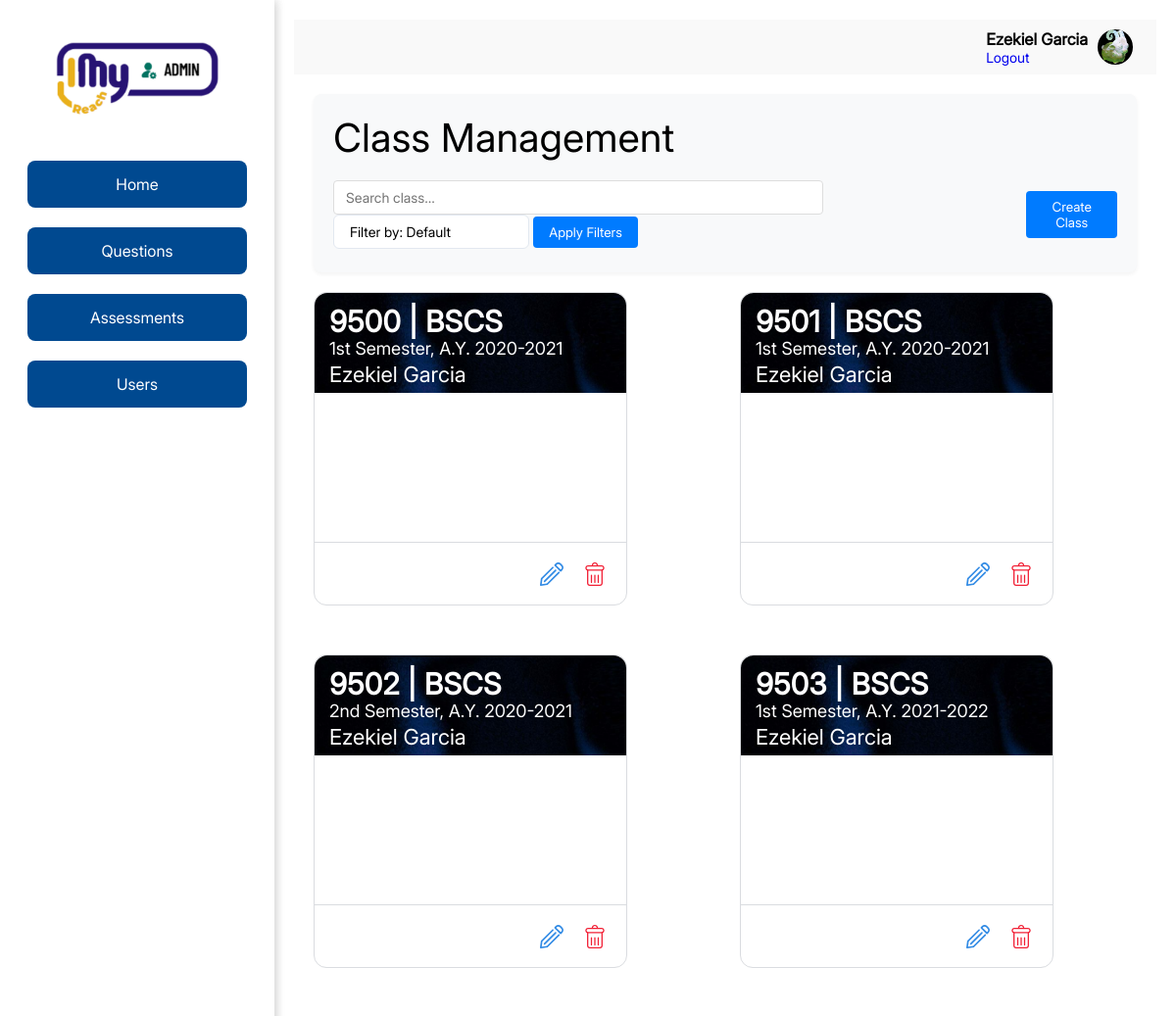
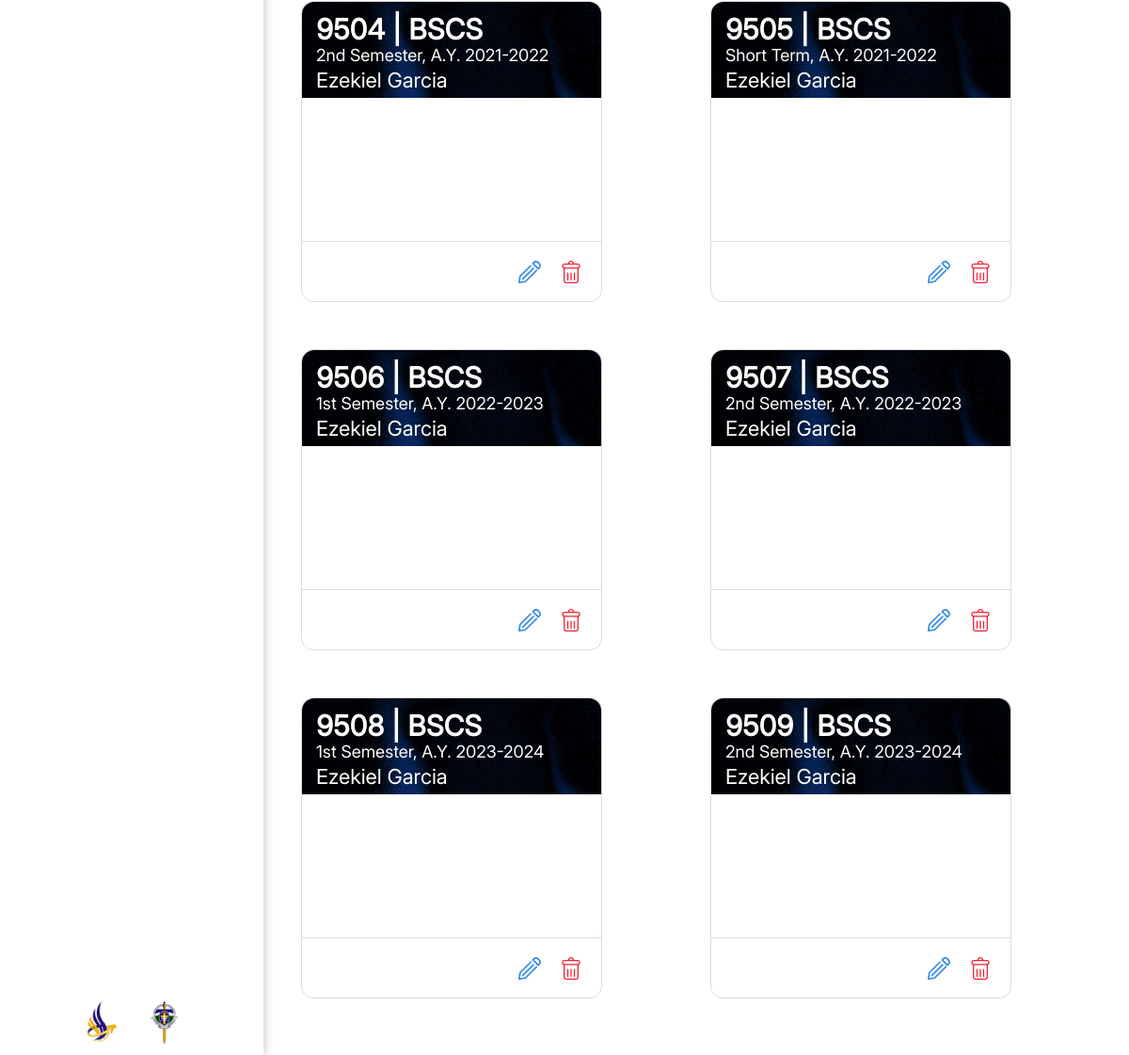
/classes.php (signed in), run on the app's committed database (2 pictures, top to bottom).
### tables this page shows
CREATE TABLE IF NOT EXISTS `classes` (
  `id` int NOT NULL AUTO_INCREMENT,
  `class_code` varchar(20) NOT NULL,
  `program_id` int DEFAULT NULL,
  `faculty_id` int DEFAULT NULL,
  `sem` tinyint DEFAULT NULL,
  `AY` varchar(9) DEFAULT NULL,
  PRIMARY KEY (`id`),
  UNIQUE KEY `class_code` (`class_code`),
  UNIQUE KEY `idx_class_code` (`class_code`),
  KEY `program_id` (`program_id`),
  KEY `faculty_id` (`faculty_id`)
);

CREATE TABLE IF NOT EXISTS `programs` (
  `id` int NOT NULL AUTO_INCREMENT,
  `name` varchar(100) NOT NULL,
  PRIMARY KEY (`id`)
);

CREATE TABLE IF NOT EXISTS `users` (
  `id` int NOT NULL AUTO_INCREMENT,
  `password` varchar(255) NOT NULL,
  `email` varchar(100) NOT NULL,
  `first_name` varchar(50) NOT NULL,
  `last_name` varchar(50) NOT NULL,
  `user_type` enum('Student','Faculty','Admin') NOT NULL,
  PRIMARY KEY (`id`),
  UNIQUE KEY `email` (`email`)
);

### php/class-queries/get_classes.php (the view, shortened to what this page needs)
<?php
include('php/db.php');
function getClasses() {
    $search = isset($_GET['search']) ? trim($_GET['search']) : null;
    $semester = isset($_GET['semester']) && is_numeric($_GET['semester']) ? intval($_GET['semester']) : null;
    if ($_SESSION['user_type'] === 'Faculty' || $_SESSION['user_type'] === 'Admin') {
        return getFacultyClasses($search, $semester);
    } elseif ($_SESSION['user_type'] === 'Student') {
        return getStudentClasses($search,$semester);
    }
    return array();
}
function getFacultyClasses($search = null, $semester = null) {
    global $conn;
    $faculty_id = $_SESSION['user_id'];
    $sql = "SELECT c.id, c.class_code, c.sem, c.AY,
                p.name as program_name,
                u.first_name, u.last_name
            FROM classes c
            LEFT JOIN programs p ON c.program_id = p.id
            LEFT JOIN users u ON c.faculty_id = u.id
            WHERE c.faculty_id = ?";
    $params = ["i", $faculty_id];
    $stmt = $conn->prepare($sql);
    $stmt->bind_param(...$params);
    $stmt->execute();
    $result = $stmt->get_result();
    return $result->fetch_all(MYSQLI_ASSOC);
}
function getSemesterText($sem) {
    switch($sem) {
        case 1:
            return "1st Semester";
        case 2:
            return "2nd Semester";
        case 3:
            return "Short Term";
    }
}
function displayClasses($classes) {
    $user_type = $_SESSION['user_type'];
    $background_image = '';
    if ($user_type === 'Faculty') {
        $background_image = 'faculty_card_bg.jpg';
    } elseif ($user_type === 'Admin') {
        $background_image = 'admin_card_bg.jpg';
    } else {
        $background_image = 'student_card_bg.jpg';
    }
    foreach ($classes as $class) {
        $semester = getSemesterText($class['sem']);
        ?>
        <div class="card">
            <div class="card-clickable" onclick="window.location.href='class.php?id=<?php echo htmlspecialchars($class['class_code']); ?>'">
                <div class="card-header" style="background: url('img/<?php echo $background_image; ?>') no-repeat; background-position: center; background-size: cover;" data-user-type="<?php echo htmlspecialchars($_SESSION['user_type']); ?>">
                    <h1 id="class-code"><?php echo htmlspecialchars($class['class_code']) . " | " . htmlspecialchars($class['program_name']); ?></h1>
                    <h2 class="sem-and-ay"><?php echo $semester . ", A.Y. " . htmlspecialchars($class['AY']); ?></h2>
                    <h3 class="teacher-name"><?php echo htmlspecialchars($class['first_name']) . " " . htmlspecialchars($class['last_name']); ?></h3>
                </div>
                <div class="card-body">
                </div>
            </div>
            <?php if ($_SESSION['user_type'] === 'Faculty' || $_SESSION['user_type'] === 'Admin'): ?>
            <div class="card-footer">
                <img src="img/edit-button.svg"
                     alt="edit class"
                     class="edit-button"
                     data-class-id="<?php echo htmlspecialchars($class['id']); ?>">
                <img src="img/delete-button.svg"
                     alt="delete class"
                     class="delete-button"
                     data-class-id="<?php echo htmlspecialchars($class['id']); ?>">
            </div>
            <?php endif; ?>
        </div>
        <?php
    }
}
?>

### classes.php (shortened to what this page needs)
<?php
include "php/class-queries/get_classes.php";
?>
<!DOCTYPE html>
<html lang="en">
<head>
    <link rel="stylesheet" href="styles/styles.css">
    <link rel="stylesheet" href="styles/card.css">
</head>
<body>
      <section id="sidebar">
        <?php include 'includes/sidebar.php' ?>
    </section>
    <section id="content">
        <?php include 'includes/nav.php' ?>
        <main id="main">
            <?php
            $pageHeading = ($_SESSION['user_type'] === 'Faculty' || $_SESSION['user_type'] === 'Admin') ? 'Class Management' : $_SESSION['first_name'] ."'s Classes";
            ?>
            <div class="heading"><h1><?php echo $pageHeading; ?></h1>
                <?php if ($_SESSION['user_type'] === 'Faculty' || $_SESSION['user_type'] === 'Admin'): ?>
                <div class="filter-section">
                <form method="GET" action="classes.php">
                    <input type="text" class="search-bar" name="search" placeholder="Search class..." value="<?php echo isset($_GET['search']) ? htmlspecialchars($_GET['search']) : ''; ?>">
                    <select name="semester" id="sortnfilter">
                        <option value="">Filter by: Default</option>
                    </select>
                    <button type="submit" class="action-btn">Apply Filters</button>
                </form>
                    <div class="question-actions">
                        <button class="action-btn" onclick="createClass()">Create Class</button>
                    </div>
                </div>
                <?php endif; ?>
            </div>
            <section class="card-section">
                <?php
                $classes = getClasses();
                displayClasses($classes);
                ?>
            </section>
        </main>
    </section>
</body>
</html>

### includes/sidebar.php (shortened to what this page needs)
<section id="sidebar">
	<a href="classes.php" class="brand">
		<?php
		if (isset($_SESSION['user_type'])) {
			if ($_SESSION['user_type'] === 'Admin') {
				echo '<img src="img/admin.png">';
			} elseif ($_SESSION['user_type'] === 'Faculty') {
				echo '<img src="img/faculty.png">';
			} elseif ($_SESSION['user_type'] === 'Student') {
				echo '<img src="img/student.png">';
			}
		}
		?>
	</a>
	<ul class="side-menu top">
		<li>
			<a href="classes.php">
				<span class="text">Home</span>
			</a>
		</li>
		<?php if (isset($_SESSION['user_type']) && ($_SESSION['user_type'] === 'Admin' || $_SESSION['user_type'] === 'Faculty')): ?>
		<li>
			<a href="questions.php">
				<span class="text">Questions</span>
			</a>
		</li>
		<li>
			<a href="assessments.php">
				<span class="text">Assessments</span>
			</a>
		</li>
		<?php endif; ?>
		<?php if (isset($_SESSION['user_type']) && $_SESSION['user_type'] === 'Admin'): ?>
		<li>
			<a href="users.php">
				<span class="text">Users</span>
			</a>
		</li>
		<?php endif; ?>
	</ul>
	<div class="bottom-logos">
		<img src="img\accountancy.png" alt="Accountancy Logo">
		<img src="img\slu.png" alt="SLU Logo">
	</div>
</section>

### includes/nav.php (shortened to what this page needs)
<nav id="nav">
    <div class="profile">
        <div class="admin-name">
            <h1><?php echo isset($_SESSION['first_name']) ? htmlspecialchars($_SESSION['first_name'] . ' ' . $_SESSION['last_name']) : 'Guest'; ?></h1>
            <a href="php/logout.php">Logout</a>
        </div>
        <img src="img/goat.jpg" alt="admin-avatar">
    </div>
</nav>

### styles/styles.css (style rules this page uses)
* { margin: 0; padding: 0; box-sizing: border-box; font-family: Inter; }
html, body { height: 100%; margin: 0; padding: 0; overflow: hidden; }
a { text-decoration: none; }
li { list-style: none; }
:root { --inter: 'Inter', sans-serif; --light: #F9F9F9; --blue: #3C91E6; --light-blue: #CFE8FF; --grey: #eee; --dark-grey: #AAAAAA; --dark: #342E37; --dark-green: #45a049; --green: #4CAF50; }
#content { width: calc(100% - 280px); margin-left: 280px; transition: .3s ease; overflow-x: hidden; box-sizing: border-box; min-height: 100vh; overflow: visible; padding: 20px; }
#main { padding: 20px; }

### styles/card.css (style rules this page uses)
.card-section { margin-top: 15px; display: grid; grid-template-columns: repeat(auto-fill, minmax(300px, 1fr)); grid-column-gap: 30px; grid-row-gap: 30px; justify-content: flex-start; }
.card { border: 0.0625rem solid #dadce0; height: 20rem; width: 20rem; margin-right: 33px; margin-bottom: 20px; text-align: left; border-radius: 13px; color: #fff; display: flex; flex-direction: column; transition: transform 0.2s ease, box-shadow 0.2s ease; }
.card-clickable { flex: 1; cursor: pointer; display: flex; flex-direction: column; }
.card-header { position: relative; padding: 15px; height: 40%; border-radius: 13px 13px 0 0; color: #fff; }
.card-header #class-code { font-size: 30px; line-height: 1.75rem; font-weight: bold; }
.card-body { height: 45%; }
.card-footer { border-top: 0.0625rem solid #dadce0; height: 20%; min-height: 40px; text-align: right; display: flex; justify-content: flex-end; align-items: center; margin-top: auto; }
.card-footer img { margin-right: 20px; width: 24px; height: 24px; cursor: pointer; filter: invert(22%) sepia(96%) saturate(5060%) hue-rotate(345deg) brightness(98%) contrast(93%); transition: transform 0.2s ease; }
.card-footer .edit-button { filter: invert(43%) sepia(85%) saturate(1250%) hue-rotate(190deg) brightness(94%) contrast(90%); }
.sem-and-ay { font-size: 18px; margin: 3px 0 3px 0; font-weight: normal; }
.teacher-name { font-size: 22px; font-weight: normal; }

### styles/main.css (style rules this page uses)
#main { width: 100%; padding: 36px 24px; font-family: var(--inter); max-height: calc(100vh - 56px); overflow-y: auto; }
#main h1 { font-size: 40px; font-weight: 400; }
.heading { padding: 20px; background: #f8f9fa; border-radius: 8px; margin-bottom: 20px; box-shadow: 0 2px 4px rgba(0,0,0,0.05); }
.question-actions { display: flex; gap: 10px; margin: 15px 0; }
.action-btn { padding: 8px 16px; border: none; border-radius: 4px; background: #007bff; color: white; cursor: pointer; transition: background 0.3s; }
.filter-section { display: flex; gap: 15px; align-items: center; margin-top: 15px; flex: 1; }
.search-bar { flex: 1; padding: 8px 12px; border: 1px solid #ddd; border-radius: 4px; font-size: 14px; width: 500px; }
#sortnfilter { min-width: 200px; padding: 0.5rem 2rem 0.5rem 1rem; border: 1px solid #e2e8f0; border-radius: 0.375rem; font-size: 0.875rem; background-color: white; background-repeat: no-repeat; background-position: right 0.75rem center; background-size: 1rem; appearance: none; cursor: pointer; transition: all 0.2s ease; }

### styles/sidebar.css (style rules this page uses)
#sidebar { position: fixed; top: 0; left: 0; width: 280px; height: 100%; background: #ffffff; display: flex; flex-direction: column; align-items: center; padding-top: 40px; box-shadow: 2px 0 10px rgba(0, 0, 0, 0.1); overflow-y: auto; }
#sidebar .brand img { height: 80px; width: auto; margin-bottom: 30px; }
#sidebar .side-menu { width: 100%; padding: 0 0 20px; margin: 0; list-style: none; display: flex; flex-direction: column; align-items: center; justify-content: flex-start; flex-grow: 1; }
#sidebar .side-menu li { width: 80%; margin: 10px 0; }
#sidebar .side-menu li a { display: flex; justify-content: center; align-items: center; width: 100%; height: 48px; background: #004990; color: #fff; border-radius: 8px; text-decoration: none; font-size: 16px; }
.bottom-logos { display: flex; justify-content: center; gap: 20px; padding-bottom: 10px; }
.bottom-logos img { height: 50px; width: auto; }

### styles/nav.css (style rules this page uses)
nav { height: 56px; background: var(--light); padding: 0 24px; display: flex; align-items: center; grid-gap: 24px; font-family: var(--inter); position: sticky; top: 0; left: 0; z-index: 1000; }
nav .admin-name { display: flex; flex-direction: column; justify-content: center; margin-right: 10px; font-family: var(--inter); font-size: 14px; }
nav .profile { margin-left: auto; display: flex; }
nav .profile img { width: 36px; height: 36px; object-fit: cover; border-radius: 50%; }

### data on the page
classes: class_code "9500", program.name "BSCS", sem "1st Semester", AY "2020-2021", faculty.first_name "Ezekiel", faculty.last_name "Garcia"
classes: class_code "9501", program.name "BSCS", sem "1st Semester", AY "2020-2021", faculty.first_name "Ezekiel", faculty.last_name "Garcia"
classes: class_code "9502", program.name "BSCS", sem "2nd Semester", AY "2020-2021", faculty.first_name "Ezekiel", faculty.last_name "Garcia"
classes: class_code "9503", program.name "BSCS", sem "1st Semester", AY "2021-2022", faculty.first_name "Ezekiel", faculty.last_name "Garcia"
classes: class_code "9504", program.name "BSCS", sem "2nd Semester", AY "2021-2022", faculty.first_name "Ezekiel", faculty.last_name "Garcia"
classes: class_code "9505", program.name "BSCS", sem "Short Term", AY "2021-2022", faculty.first_name "Ezekiel", faculty.last_name "Garcia"
classes: class_code "9506", program.name "BSCS", sem "1st Semester", AY "2022-2023", faculty.first_name "Ezekiel", faculty.last_name "Garcia"
classes: class_code "9507", program.name "BSCS", sem "2nd Semester", AY "2022-2023", faculty.first_name "Ezekiel", faculty.last_name "Garcia"
classes: class_code "9508", program.name "BSCS", sem "1st Semester", AY "2023-2024", faculty.first_name "Ezekiel", faculty.last_name "Garcia"
classes: class_code "9509", program.name "BSCS", sem "2nd Semester", AY "2023-2024", faculty.first_name "Ezekiel", faculty.last_name "Garcia"

### other printed values
$_SESSION['first_name'] . ' ' . $_SESSION['last_name'] "Ezekiel Garcia"
$pageHeading "Class Management"
